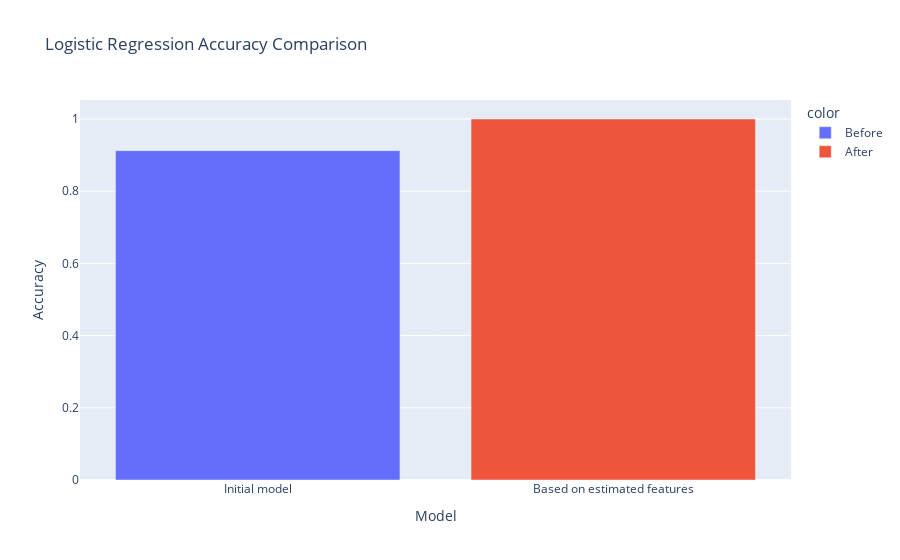

Write notebook code for a chart like this one.
### Code cell
fig = px.bar(
    x=["Initial model","Based on estimated features"],
    y=[lg_acc, new_lg_acc],
    color=["Before","After"],
    labels={'x': "Model", 'y': "Accuracy"},
    title="Logistic Regression Accuracy Comparison")

fig.show()

### Figure 1 — Plotly figure (JSON) as saved in the notebook; plotly's stock layout.template omitted (floating-point values rounded to 4 significant figures)
{"data": [{"alignmentgroup": "True", "hovertemplate": "color=Before<br>Model=%{x}<br>Accuracy=%{y}<extra></extra>", "legendgroup": "Before", "marker": {"color": "#636efa"}, "name": "Before", "offsetgroup": "Before", "orientation": "v", "showlegend": true, "textposition": "auto", "type": "bar", "x": ["Initial model"], "xaxis": "x", "y": [0.9124], "yaxis": "y"}, {"alignmentgroup": "True", "hovertemplate": "color=After<br>Model=%{x}<br>Accuracy=%{y}<extra></extra>", "legendgroup": "After", "marker": {"color": "#EF553B"}, "name": "After", "offsetgroup": "After", "orientation": "v", "showlegend": true, "textposition": "auto", "type": "bar", "x": ["Based on estimated features"], "xaxis": "x", "y": [1], "yaxis": "y"}], "layout": {"barmode": "relative", "legend": {"title": {"text": "color"}, "tracegroupgap": 0}, "title": {"text": "Logistic Regression Accuracy Comparison"}, "xaxis": {"anchor": "y", "domain": [0, 1], "title": {"text": "Model"}}, "yaxis": {"anchor": "x", "domain": [0, 1], "title": {"text": "Accuracy"}}}}
